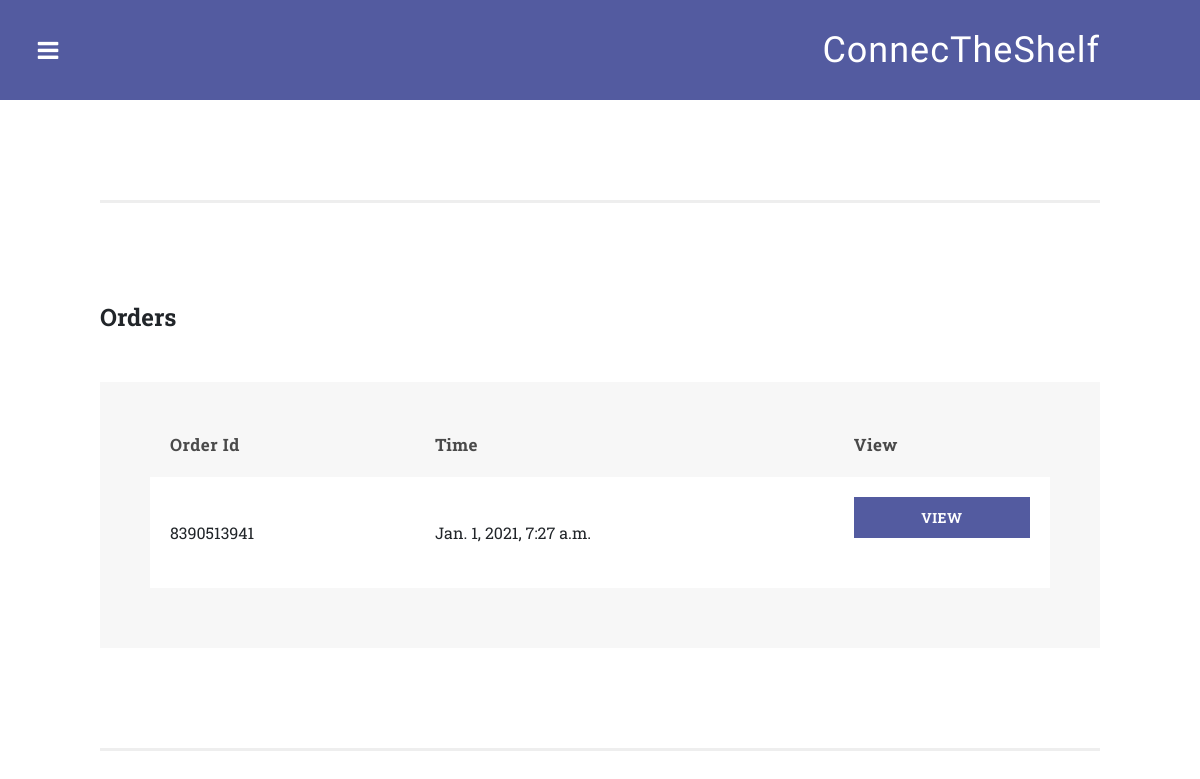
/distributor/vieworders (signed in), run on an earlier commit of the app's database.
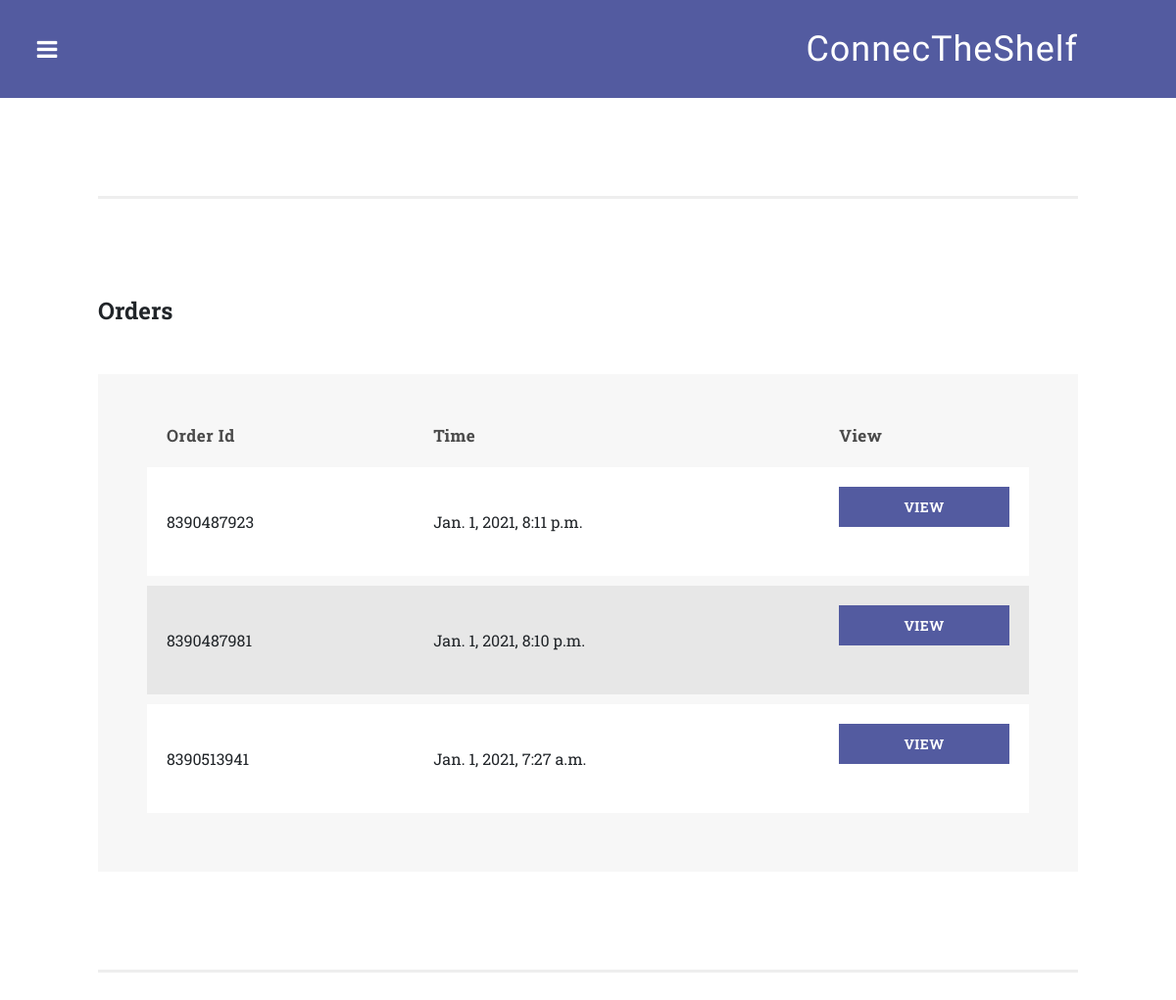
And on a later commit of the database.
### distributor/models.py (models this page shows, shortened)
class orderreader(models.Model):
    orderId=models.CharField(max_length=60)
    distributor=models.ForeignKey(Distributor,on_delete=models.CASCADE)
    reader=models.ForeignKey(Reader,on_delete=models.CASCADE)
    tme=models.DateTimeField()
    status=models.CharField(max_length=15)
    deliveryaddress=models.TextField()

### distributor/views.py (the view, shortened to what this page needs)
# urls.py: path('vieworders',views.vieworders,name='distributor_view_orders'),
def vieworders(request):
    if(request.method=='GET'):
        if('distributor' in request.session):
            dist=Distributor.objects.filter(username=request.session['distributor']).first()
            order=orderreader.objects.filter(distributor=dist).all()
            params={'actions':actions,'type':'distributor','order':order}
            return render(request,'distributor/vieworder.html',params)

### templates/distributor/vieworder.html
{% extends 'base.html' %} {% block body %}
<section class="tables">
    <div class="container-fluid">
        <div class="row">
            <div class="col-md-12">
                <div class="section-heading">
                    <h2>Orders</h2>
                </div>
                <div class="default-table">
                    <table>
                        <thead>
                            <tr>
                                <th>Order Id</th>
                                <th>Time</th>
                                <th>View</th>
                            </tr>
                        </thead>
                        <tbody>
                            {% for ord in order reversed %}
                            <tr>
                                <td>{{ord.orderId}}</td>
                                <td>{{ord.tme}}</td>
                                <td>
                                    <div class="filled-rectangle-button">
                                        <a href="/distributor/vieworders/{{ord.orderId}}">View</a>
                                    </div>
                                </td>
                            </tr>
                            {% endfor %}
                        </tbody>
                    </table>
                </div>
            </div>
        </div>
    </div>
</section>
{% endblock %}

What changed in the data, as far as the page shows it:
added orderreader: orderId "8390487923", tme "Jan. 1, 2021, 8:11 p.m."
added orderreader: orderId "8390487981", tme "Jan. 1, 2021, 8:10 p.m."
